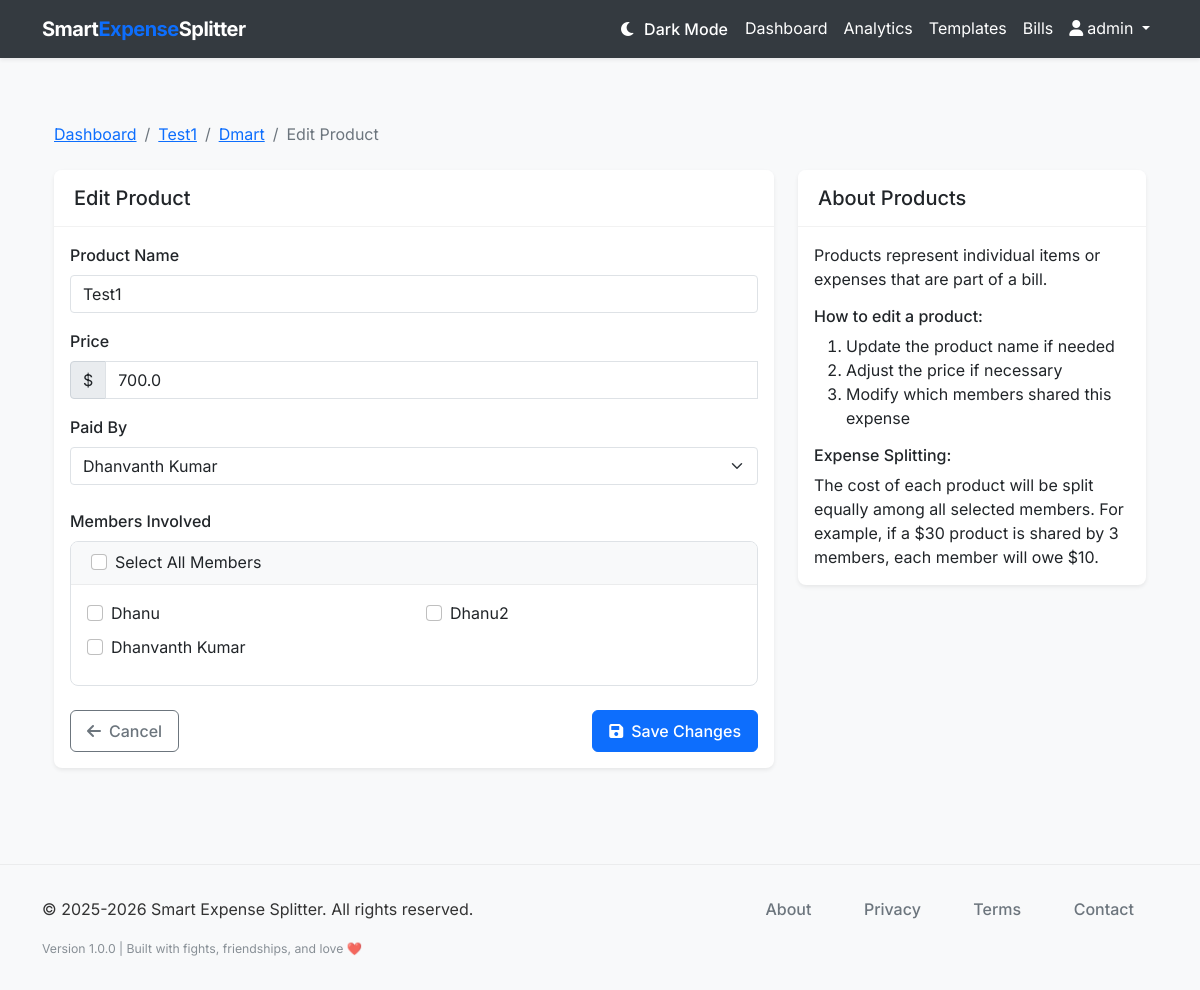
The page /product/3/edit (signed in) on the database its author committed.
### models.py (models this page shows, shortened)
class User(db.Model, UserMixin):
    __tablename__ = 'users'
    id = db.Column(db.Integer, primary_key=True)
    username = db.Column(db.String(64), unique=True, nullable=False)
    email = db.Column(db.String(120), unique=True, nullable=False)
    password_hash = db.Column(db.String(128), nullable=False)
    created_at = db.Column(db.DateTime, default=datetime.utcnow)
    groups = db.relationship('Group', back_populates='user', cascade='all, delete-orphan')
    bill_templates = db.relationship('BillTemplate', back_populates='user', cascade='all, delete-orphan')

class Group(db.Model):
    __tablename__ = 'groups'
    id = db.Column(db.Integer, primary_key=True)
    name = db.Column(db.String(100), nullable=False)
    description = db.Column(db.String(255))
    created_at = db.Column(db.DateTime, default=datetime.utcnow)
    user_id = db.Column(db.Integer, db.ForeignKey('users.id'), nullable=False)
    user = db.relationship('User', back_populates='groups')
    members = db.relationship('Member', back_populates='group', cascade='all, delete-orphan')
    bills = db.relationship('Bill', back_populates='group', cascade='all, delete-orphan')

class Bill(db.Model):
    __tablename__ = 'bills'
    id = db.Column(db.Integer, primary_key=True)
    title = db.Column(db.String(100), nullable=False)
    description = db.Column(db.String(255))
    date = db.Column(db.Date, default=datetime.utcnow().date)
    category = db.Column(db.String(50), default='Other')
    group_id = db.Column(db.Integer, db.ForeignKey('groups.id'), nullable=False)
    created_at = db.Column(db.DateTime, default=datetime.utcnow)
    group = db.relationship('Group', back_populates='bills')
    products = db.relationship('Product', back_populates='bill', cascade='all, delete-orphan')

class Product(db.Model):
    __tablename__ = 'products'
    id = db.Column(db.Integer, primary_key=True)
    name = db.Column(db.String(100), nullable=False)
    price = db.Column(db.Float, nullable=False)
    bill_id = db.Column(db.Integer, db.ForeignKey('bills.id'), nullable=False)
    payer_id = db.Column(db.Integer, db.ForeignKey('members.id'), nullable=False)
    created_at = db.Column(db.DateTime, default=datetime.utcnow)
    bill = db.relationship('Bill', back_populates='products')
    payer = db.relationship('Member', back_populates='paid_products')
    members_involved = db.relationship('ProductMember', back_populates='product', cascade='all, delete-orphan')

class Member(db.Model):
    __tablename__ = 'members'
    id = db.Column(db.Integer, primary_key=True)
    name = db.Column(db.String(100), nullable=False)
    email = db.Column(db.String(120))
    mobile_number = db.Column(db.String(20), nullable=False)
    group_id = db.Column(db.Integer, db.ForeignKey('groups.id'), nullable=False)
    created_at = db.Column(db.DateTime, default=datetime.utcnow)
    group = db.relationship('Group', back_populates='members')
    paid_products = db.relationship('Product', back_populates='payer')
    products_involved = db.relationship('ProductMember', back_populates='member', cascade='all, delete-orphan')

### routes.py (the view, shortened to what this page needs)
@app.route('/product/<int:product_id>/edit', methods=['GET', 'POST'])
@login_required
def edit_product(product_id):
    product = Product.query.get_or_404(product_id)
    if product.bill.group.user_id != current_user.id:
        flash('You do not have permission to edit this product.', 'danger')
        return redirect(url_for('dashboard'))
    form = ProductForm(obj=product)
    form.payer.choices = [(m.id, m.name) for m in product.bill.group.members]
    form.members_involved.choices = [(m.id, m.name) for m in product.bill.group.members]
    form.members_involved.default = [pm.member_id for pm in product.members_involved]
    if request.method == 'GET':
        form.payer.data = product.payer_id
        form.members_involved.data = [pm.member_id for pm in product.members_involved]
    return render_template('edit_product.html', title='Edit Product', form=form, product=product)

### templates/edit_product.html (shortened to what this page needs)
{% extends "layout.html" %}
{% block content %}
<div class="container py-4">
    <nav aria-label="breadcrumb" class="mb-4">
        <ol class="breadcrumb">
            <li class="breadcrumb-item"><a href="{{ url_for('dashboard') }}">Dashboard</a></li>
            <li class="breadcrumb-item"><a href="{{ url_for('group_detail', group_id=product.bill.group.id) }}">{{ product.bill.group.name }}</a></li>
            <li class="breadcrumb-item"><a href="{{ url_for('bill_detail', bill_id=product.bill.id) }}">{{ product.bill.title }}</a></li>
            <li class="breadcrumb-item active" aria-current="page">Edit Product</li>
        </ol>
    </nav>
    <div class="row">
        <div class="col-lg-8">
            <div class="card border-0 shadow-sm">
                <div class="card-header bg-white py-3">
                    <h1 class="h5 mb-0">Edit Product</h1>
                </div>
                <div class="card-body">
                    <form method="post" action="{{ url_for('edit_product', product_id=product.id) }}" id="productForm">
                        <div class="mb-3">
                            <label for="name" class="form-label">Product Name</label>
                            <input type="text" class="form-control" id="name" name="name" value="{{ product.name }}" required>
                        </div>
                        <div class="mb-3">
                            <label for="price" class="form-label">Price</label>
                            <div class="input-group">
                                <span class="input-group-text">$</span>
                                <input type="number" class="form-control" id="price" name="price" step="0.01" min="0.01" value="{{ product.price }}" required>
                            </div>
                        </div>
                        <div class="mb-4">
                            <label class="form-label">Paid By</label>
                            <select class="form-select" name="payer" required>
                                {% for member in product.bill.group.members %}
                                <option value="{{ member.id }}" {% if member.id == product.payer_id %}selected{% endif %}>
                                    {{ member.name }}
                                </option>
                                {% endfor %}
                            </select>
                        </div>
                        <div class="mb-4">
                            <label class="form-label">Members Involved</label>
                            <div class="card">
                                <div class="card-header bg-light py-2">
                                    <div class="form-check">
                                        <input class="form-check-input" type="checkbox" id="selectAllMembers">
                                        <label class="form-check-label" for="selectAllMembers">
                                            Select All Members
                                        </label>
                                    </div>
                                </div>
                                <div class="card-body">
                                    <div class="row">
                                        {% for member in product.bill.group.members %}
                                        <div class="col-md-6 mb-2">
                                            <div class="form-check">
                                                <input class="form-check-input member-checkbox" type="checkbox" name="members_involved" value="{{ member.id }}" id="member{{ member.id }}"
                                                {% if member in product.members_involved %}checked{% endif %}>
                                                <label class="form-check-label" for="member{{ member.id }}">
                                                    {{ member.name }}
                                                </label>
                                            </div>
                                        </div>
                                        {% endfor %}
                                    </div>
                                </div>
                            </div>
                        </div>
                        <div class="d-flex justify-content-between">
                            <a href="{{ url_for('bill_detail', bill_id=product.bill.id) }}" class="btn btn-outline-secondary">
                                <i class="fas fa-arrow-left me-2"></i>Cancel
                            </a>
                            <button type="submit" class="btn btn-primary">
                                <i class="fas fa-save me-2"></i>Save Changes
                            </button>
                        </div>
                    </form>
                </div>
            </div>
        </div>
        <div class="col-lg-4">
            <div class="card border-0 shadow-sm">
                <div class="card-header bg-white py-3">
                    <h2 class="h5 mb-0">About Products</h2>
                </div>
                <div class="card-body">
                    <p class="mb-3">Products represent individual items or expenses that are part of a bill.</p>
                    <h3 class="h6 mb-2">How to edit a product:</h3>
                    <ol class="mb-3">
                        <li>Update the product name if needed</li>
                        <li>Adjust the price if necessary</li>
                        <li>Modify which members shared this expense</li>
                    </ol>
                    <h3 class="h6 mb-2">Expense Splitting:</h3>
                    <p class="mb-0">The cost of each product will be split equally among all selected members. For example, if a $30 product is shared by 3 members, each member will owe $10.</p>
                </div>
            </div>
        </div>
    </div>
</div>
{% endblock %}

### templates/layout.html (shortened to what this page needs)
<!DOCTYPE html>
<html lang="en">
<head>
    <link href="https://cdn.jsdelivr.net/npm/bootstrap@5.1.3/dist/css/bootstrap.min.css" rel="stylesheet">
    <link rel="stylesheet" href="https://cdnjs.cloudflare.com/ajax/libs/font-awesome/6.0.0/css/all.min.css">
    <link rel="stylesheet" href="{{ url_for('static', filename='css/style.css') }}">
</head>
<body>
    <nav class="navbar navbar-expand-lg navbar-light bg-white shadow-sm">
        <div class="container">
            <a class="navbar-brand" href="{{ url_for('index') }}">Smart<span>Expense</span>Splitter</a>
            <div class="collapse navbar-collapse" id="navbarNav">
                <ul class="navbar-nav ms-auto">
                    {% if current_user.is_authenticated %}
                    <li class="nav-item">
                        <button class="btn btn-link nav-link" id="darkModeToggle" title="Toggle Dark Mode">
                        </button>
                    </li>
                    <li class="nav-item">
                        <a class="nav-link" href="{{ url_for('dashboard') }}">Dashboard</a>
                    </li>
                    <li class="nav-item">
                        <a class="nav-link" href="{{ url_for('analytics') }}">Analytics</a>
                    </li>
                    <li class="nav-item">
                                <a class="nav-link" href="{{ url_for('bill_templates') }}">Templates</a>
                            </li>
                            <li class="nav-item">
                                 <a class="nav-link" href="{{ url_for('bills') }}">Bills</a>
                             </li>
                    <li class="nav-item dropdown">
                        <a class="nav-link dropdown-toggle" href="#" id="navbarDropdown" role="button" data-bs-toggle="dropdown" aria-expanded="false">
                            <i class="fas fa-user me-1"></i>{{ current_user.username }}
                        </a>
                    </li>
                    {% endif %}
                </ul>
            </div>
        </div>
    </nav>
    <main class="container py-4">
        {% block content %}{% endblock %}
    </main>
    <footer class="footer" role="contentinfo" aria-label="Site footer">
        <div class="container">
            <div class="row">
                <div class="col-md-6" role="region" aria-labelledby="copyright-heading">
                    <p class="mb-0" itemprop="copyrightNotice">&copy; 2025-2026 Smart Expense Splitter. All rights reserved.</p>
                </div>
                <div class="col-md-6 text-md-end" role="region" aria-labelledby="footer-nav-heading">
                    <nav class="footer-links" aria-label="Legal and company information">
                        <ul class="list-inline mb-0" role="list">
                            <li class="list-inline-item" role="listitem">
                                <a href="{{ url_for('about') }}" aria-label="Learn more about Smart Expense Splitter company and mission"
                                   class="text-decoration-none" rel="noopener noreferrer">About</a>
                            </li>
                            <li class="list-inline-item" role="listitem">
                                <a href="{{ url_for('privacy') }}" aria-label="Read our privacy policy and data protection practices"
                                   class="text-decoration-none" rel="noopener noreferrer">Privacy</a>
                            </li>
                            <li class="list-inline-item" role="listitem">
                                <a href="{{ url_for('terms') }}" aria-label="Review our terms of service and usage agreements"
                                   class="text-decoration-none" rel="noopener noreferrer">Terms</a>
                            </li>
                            <li class="list-inline-item" role="listitem">
                                <a href="{{ url_for('contact') }}" aria-label="Contact Smart Expense Splitter support team"
                                   class="text-decoration-none" rel="noopener noreferrer">Contact</a>
                            </li>
                        </ul>
                    </nav>
                </div>
            </div>
            <div class="row mt-3" role="region" aria-labelledby="footer-info-heading">
                <div class="col-12">
                    <div class="footer-info text-center text-md-start" aria-label="Application version and technical information">
                        <small class="text-muted" itemprop="version" aria-label="Application version 1.0.0">
                            Version 1.0.0 | Built with fights, friendships, and love ❤️
                        </small>
                    </div>
                </div>
            </div>
        </div>
    </footer>
</body>
</html>

### rows shown on the page
User: username "admin"
Group: bill.group.name "Test1"
Bill: bill "Dmart"
Product: name "Test1", price "700.0", payer "Dhanvanth Kumar"
Member: name "Dhanu"
Member: name "Dhanu2"
Member: name "Dhanvanth Kumar"
